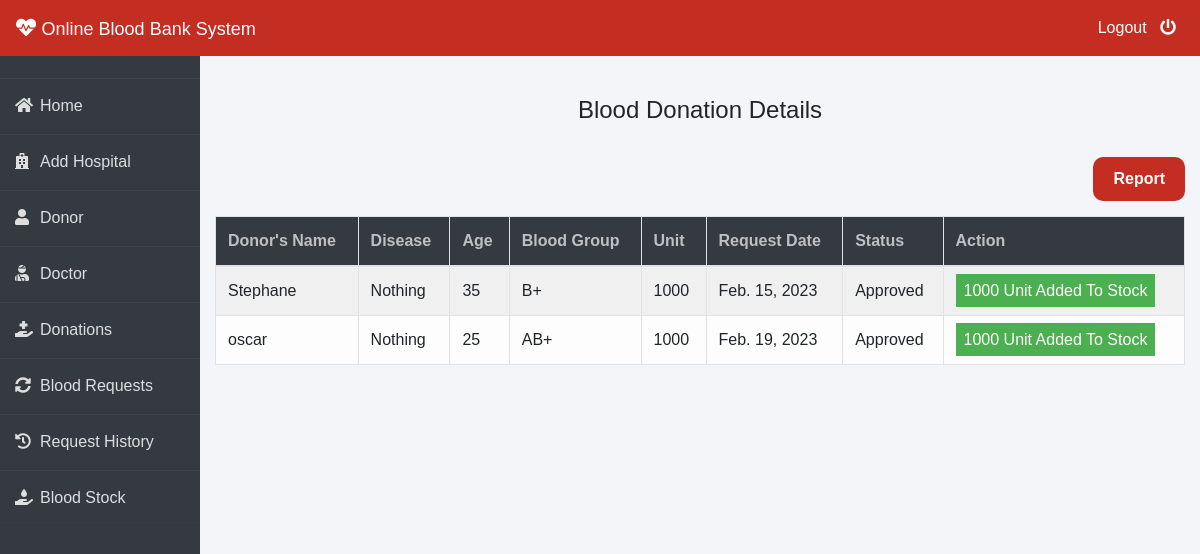
The app's page /admin-donation (signed in), older data.
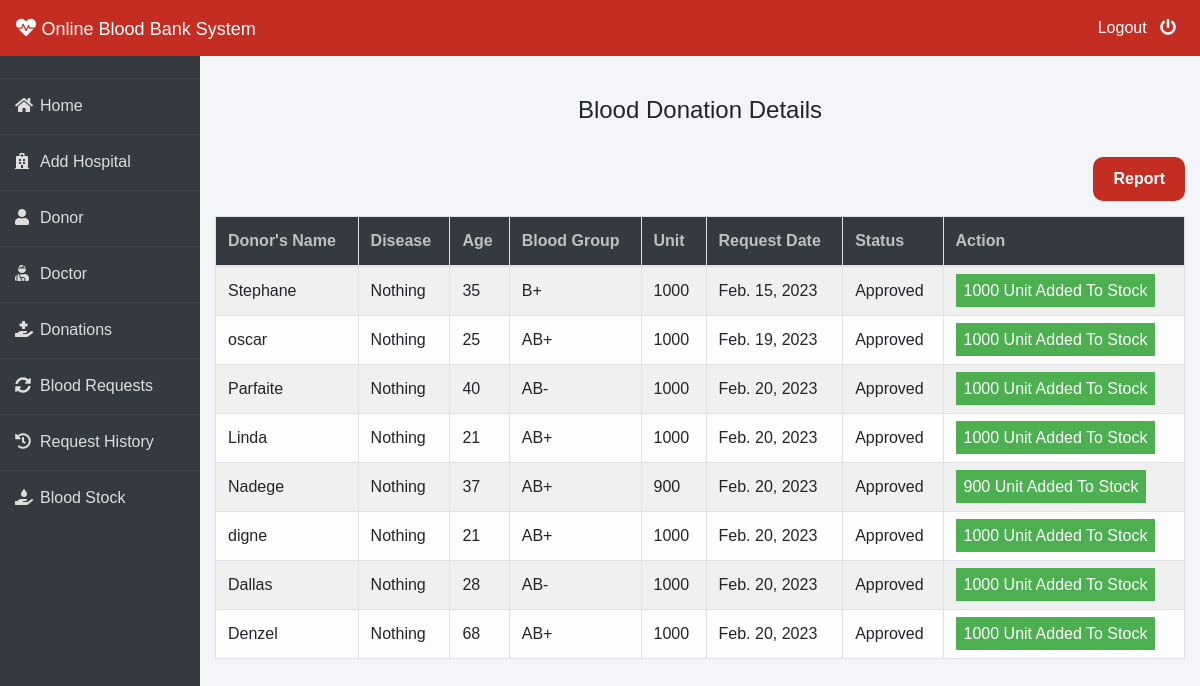
The same page, newer data.
### donor/models.py (models this page shows, shortened)
class BloodDonate(models.Model):
    donor=models.ForeignKey(Donor,on_delete=models.CASCADE)
    disease=models.CharField(max_length=100,default="Nothing")
    age=models.PositiveIntegerField()
    bloodgroup=models.CharField(max_length=10)
    unit=models.PositiveIntegerField(default=0)
    status=models.CharField(max_length=20,default="Pending")
    date=models.DateField(auto_now=True)

class Donor(models.Model):
    user=models.OneToOneField(User,on_delete=models.CASCADE)
    profile_pic= models.ImageField(upload_to='profile_pic/Donor/',null=True,blank=True)
    bloodgroup=models.CharField(max_length=10)
    address = models.CharField(max_length=40)
    mobile = models.CharField(max_length=20,null=False)
    def __str__(self):
        return self.user.first_name

### blood/views.py (the view)
# urls.py: path('admin-donation', views.admin_donation_view,name='admin-donation'),
@login_required(login_url='adminlogin')
def admin_donation_view(request):
    donations = dmodels.BloodDonate.objects.all()
    return render(request, 'blood/admin_donation.html', {'donations': donations})

### templates/blood/admin_donation.html (shortened to what this page needs)
{% extends 'blood/adminbase.html' %}
{% block content %}
{% load widget_tweaks %}
{%load static%}
<head>
   </head>
<br><br>
<div class="container">
    <H4 class="text-center">Blood Donation Details</H4><br>
    <a href="{% url 'blood_donation_detail_report' %}" id="admin_donation_report">Report</a>
    <table class="table table-light table-hover table-bordered table-striped" style="margin-top: 15px;">
        <thead class="bg-dark">
            <tr>
                <th scope="col" style="color: rgb(192, 192, 192);">Donor's Name</th>
                <th scope="col" style="color: rgb(192, 192, 192);">Disease</th>
                <th scope="col" style="color: rgb(192, 192, 192);">Age</th>
                <th scope="col" style="color: rgb(192, 192, 192);">Blood Group</th>
                <th scope="col" style="color: rgb(192, 192, 192);">Unit</th>
                <th scope="col" style="color: rgb(192, 192, 192);">Request Date</th>
                <th scope="col" style="color: rgb(192, 192, 192);">Status</th>
                <th style="color: rgb(192, 192, 192);">Action</th>
            </tr>
        </thead>
        <tbody>
            {% for t in donations %}
            <tr>
                <td> {{t.donor}}</td>
                <td> {{t.disease}}</td>
                <td> {{t.age}}</td>
                <td>{{t.bloodgroup}}</td>
                <td>{{t.unit}}</td>
                <td>{{t.date}}</td>
                <td>{{t.status}}</td>
                {% if t.status == 'Pending' %}
                <td>
                    <button class="btn btn-success btn-sm"><a  style="text-decoration: none;color: white;" href="{% url 'approve-donation' t.id  %}"><i class="fa fa-check"></i> Approve</a> </button>
                    <button class="btn btn-danger btn-sm"><a  style="text-decoration: none;color: white;" href="{% url 'reject-donation' t.id  %}"><i class="fa fa-times"></i> Reject</a> </button>
                </td>
                {% elif  t.status == 'Approved' %}
                <td><span class="label success">{{t.unit}} Unit Added To Stock</span></td>
                {% else %}
                <td><span class="label danger">0 Unit Added To Stock</span></td>
                {% endif %}
            </tr>
            {% endfor %}
        </tbody>
    </table>
</div>
{% endblock content %}

### templates/blood/adminbase.html (shortened to what this page needs)
<!DOCTYPE html>
<html lang="en">
{% load static %}
<head>
    <link rel="stylesheet" href="https://maxcdn.bootstrapcdn.com/bootstrap/4.0.0/css/bootstrap.min.css">
    <link rel="stylesheet" href="https://cdnjs.cloudflare.com/ajax/libs/font-awesome/5.14.0/css/all.css">
</head>
<body>
    <nav class="navbar navbar-expand-lg navbar-light fixed-top bg-danger">
        <a style="color:white;" class="navbar-brand" href="/"><i class="fa fa-heartbeat"></i>&nbsp;<font face = "Comic sans MS" size ="4">Online Blood Bank System</font></a>
        <div class="navbar-collapse collapse w-100 order-3 dual-collapse2">
            <ul class="navbar-nav ml-auto">
                <li class="nav-item">
                    <a class="nav-link" style="color: white;" href="/logout">Logout &nbsp; <i class="fas fa-power-off"></i></a>
                </li>
            </ul>
        </div>
      </nav>
<br><br>
<div class="wrapper">
    <div class="sidebar">
        <ul>
            <li><a style="text-decoration:none;" href="/"><i class="fas fa-home"></i>Home</a></li>
            <li><a style="text-decoration:none;" href="{% url 'admin_add_hospital' %}"><i class="fas fa-hospital"></i>Add Hospital</a></li>
            <li><a style="text-decoration:none;" href="/admin-donor"><i class="fas fa-user"></i>Donor</a></li>
            <li><a style="text-decoration:none;" href="/admin-patient"><i class="fas fa-user-injured"></i>Doctor</a></li>
            <li><a style="text-decoration:none;" href="/admin-donation"><i class="fas fa-hand-holding-medical"></i>Donations</a></li>
            <li><a style="text-decoration:none;" href="/admin-request"><i class="fas fa-sync-alt"></i>Blood Requests</a></li>
            <li><a style="text-decoration:none;" href="/admin-request-history"><i class="fas fa-history"></i>Request History</a></li>
            <li><a style="text-decoration:none;" href="/admin-blood"><i class="fas fa-hand-holding-water"></i>Blood Stock</a></li>
        </ul>
    </div>
    <div class="main_content">
{% block content %}
{% endblock content %}
    </div>
</div>
</body>
</html>

### templates/blood/adminbase.html (style rules this page uses)
* { margin: 0; padding: 0; box-sizing: border-box; list-style: none; text-decoration: none; font-family: 'Josefin Sans', sans-serif; }
body { background-color: #f3f5f9; }
.bg-danger { background-color: #c32d22!important; }
.wrapper { display: flex; position: relative; }
.wrapper .sidebar { width: 200px; height: 100%; background: #343a40; padding: 30px 0px; position: fixed; }
.wrapper .sidebar ul li { padding: 15px; border-bottom: 1px solid #dedede; border-bottom: 1px solid rgba(0,0,0,0.05); border-top: 1px solid rgba(255,255,255,0.05); }
.wrapper .sidebar ul li a { color: #dedede; display: block; }
.wrapper .sidebar ul li a .fas { width: 25px; }
.wrapper .main_content { width: 100%; margin-left: 200px; }

### templates/blood/admin_donation.html (style rules this page uses)
.label { color: white; padding: 8px; }
#admin_donation_report { padding: 10px 20px; background-color: #C32D22; margin-bottom: 15px; float: right; border-radius: 10px; text-decoration: none; color: white; font-weight: bold; }
.success { background-color: #4CAF50; }

Row changes from the older to the newer data that the page shows:
added BloodDonate: donor "Parfaite", disease "Nothing", age "40", bloodgroup "AB-", unit "1000", date "Feb. 20, 2023", status "Approved"
added BloodDonate: donor "Linda", disease "Nothing", age "21", bloodgroup "AB+", unit "1000", date "Feb. 20, 2023", status "Approved"
added BloodDonate: donor "Nadege", disease "Nothing", age "37", bloodgroup "AB+", unit "900", date "Feb. 20, 2023", status "Approved"
added BloodDonate: donor "digne", disease "Nothing", age "21", bloodgroup "AB+", unit "1000", date "Feb. 20, 2023", status "Approved"
added BloodDonate: donor "Dallas", disease "Nothing", age "28", bloodgroup "AB-", unit "1000", date "Feb. 20, 2023", status "Approved"
added BloodDonate: donor "Denzel", disease "Nothing", age "68", bloodgroup "AB+", unit "1000", date "Feb. 20, 2023", status "Approved"
